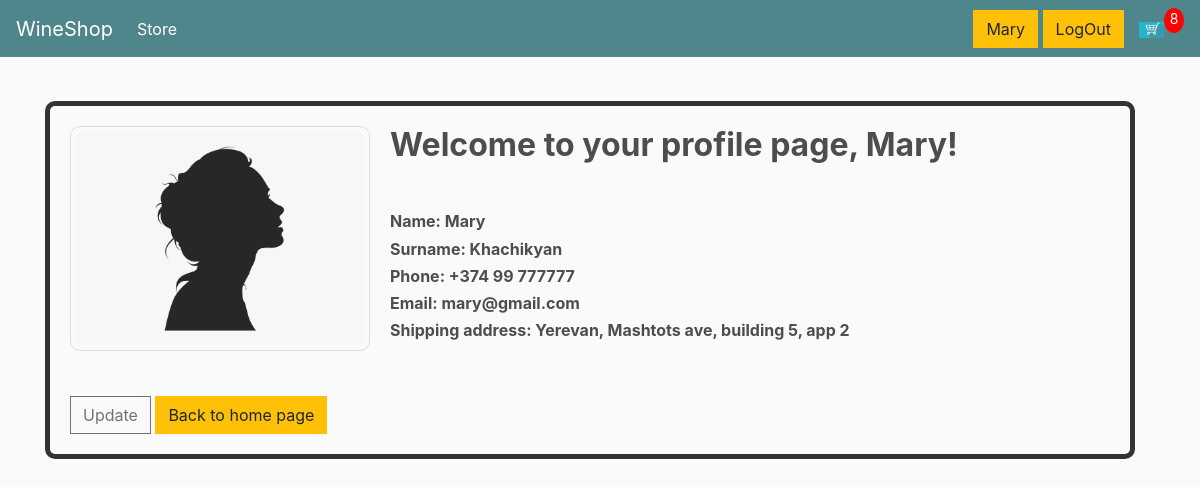
The page /profile/ (signed in) on the database its author committed.
### users/models.py (models this page shows, shortened)
class Profile(models.Model):
    user = models.OneToOneField(User, on_delete=models.CASCADE)
    surname = models.CharField(max_length=30, blank=True, null=True)
    phone_number = models.CharField(max_length=50, blank=True, null=True)
    email = models.CharField(max_length=30, blank=True, null=True)
    address = models.CharField(max_length=60, blank=True, null=True)
    image = models.ImageField(upload_to="profile_images", default="image.png")

### users/views.py (the view)
# urls.py: path('profile/', views.profile_page, name='ProfilePage'),
def profile_page(request):
    profile = Profile.objects.get(user=request.user.id)
    data = cartData(request)
    cartItems = data['cartItems']
    context = {'cartItems': cartItems, 'profile': profile}
    return render(request, "users/profile.html", context)

### store/models.py (called while the page is built)
    @property
    def get_cart_items(self):
        orderitems = self.orderitem_set.all()
        total = sum([item.quantity for item in orderitems])
        return total

### store/utils.py (called while the page is built)
def cartData(request):
    if request.user.is_authenticated:
        user = request.user
        order, created = Order.objects.get_or_create(user=user, complete=False)
        items = order.orderitem_set.all()
        cartItems = order.get_cart_items
    else:
        cookieData = cookieCart(request)
        cartItems = cookieData['cartItems']
        order = cookieData['order']
        items = cookieData['items']
    return {'items': items, 'order': order, 'cartItems': cartItems}

### users/templates/users/profile.html (shortened to what this page needs)
{% extends 'store/main.html' %}
{% load static %}
{% block content %}
<div class="post-container">
    <div class="post-thumb"><img class="zoom" src="{{profile.image.url}}"></div>
    <div class="post-content">
        <h3 class="post-title">Welcome to your profile page, {{profile.user}}!</h3>
        <br>
        <p>
            <h6><strong>Name: {{profile.user}}</strong></h6>
            <h6><strong>Surname: {{profile.surname}}</strong></h6>
            <h6><strong>Phone: {{profile.phone_number}}</strong></h6>
            <h6><strong>Email: {{profile.email}}</strong></h6>
            <h6><strong>Shipping address: {{profile.address}}</strong></h6>
            <br>
            <br>
            <a class="btn btn-outline-secondary add-btn update-cart" href= "{% url 'ProfileUpdate' %}">Update</a>
            <a href="{% url 'Store' %}" class="btn btn-warning">Back to home page</a>
        </p>
   </div>
</div>
{% endblock content %}

### store/templates/store/main.html (shortened to what this page needs)
<!DOCTYPE html>
{% load static %}
<html lang="en">
<head>
    <link rel="stylesheet" href="https://stackpath.bootstrapcdn.com/bootstrap/4.4.1/css/bootstrap.min.css">
    <link rel="stylesheet" type="text/css" href="{% static 'css/main.css' %}">
</head>
<body>
    <div class="sticky-top">
    <nav class="navbar navbar-expand-lg navbar-dark bg-dark">
      <a class="navbar-brand" href="{% url 'Store' %}">WineShop</a>
      <div class="collapse navbar-collapse" id="navbarSupportedContent">
        <ul class="navbar-nav mr-auto">
          <li class="nav-item active">
            <a class="nav-link" href="{% url 'Store' %}">Store</a>
          </li>
        </ul>
        <div class="form-inline my-2 my-lg-0">
            {% if request.user.is_authenticated %}
            <div>
            <a href="{% url 'ProfilePage' %}" class="btn btn-warning">{{user.username}}</a>
            <a href="{% url 'LogOut' %}" class="btn btn-warning">LogOut</a>
            </div>
            {% else %}
            <div>
            <a href="{% url 'LogIn' %}" class="btn btn-warning">LogIn</a>
            <a href="{% url 'CreateUser' %}" class="btn btn-warning">Register</a>
            </div>
            {% endif %}
            <a href="{% url 'Cart' %}">
                    <img  id="cart-icon" src="{% static 'images/cart.png' %}">
        </a>
        <p id="cart-total">{{cartItems}}</p>
        </div>
      </div>
    </nav>
    </div>
        <div class="container">
            <br>
            {% block content %}
            {% endblock content %}
        </div>
</body>
</html>

### static/css/main.css (style rules this page uses)
body { background-color: hsl(0, 0%, 98%); }
h1,h2,h3,h4,h5,h6 { color:hsl(0, 0%, 30%); }
.bg-dark { background-color: #4f868c!important; }
#cart-icon { width:25px; display: inline-block; margin-left: 15px; }
#cart-total { display: block; text-align: center; color:#fff; background-color: red; width: 20px; height: 25px; border-radius: 50%; font-size: 14px; }
.btn { border-radius: 0; }
.post-container { margin: 20px 20px 0 0; border: 5px solid #333; overflow: auto; border-radius: 10px; }
.post-thumb { float: left }
.post-thumb img { display: block }
.post-content { margin: 20px; }
.post-title { font-weight: bold; font-size: 200% }
.zoom { padding: 50px; transition: transform .2s; margin: 20px; border: 1px solid #ddd; border-radius: 10px; padding: 5px; width: 300px; }

### rows shown on the page
Profile: image (picture), user "Mary", surname "Khachikyan", phone_number "+374 99 777777", email "mary@gmail.com", address "Yerevan, Mashtots ave, building 5, app 2"

### other values the page prints
{{ user.username }} "Mary"
{{ cartItems }} "8"
